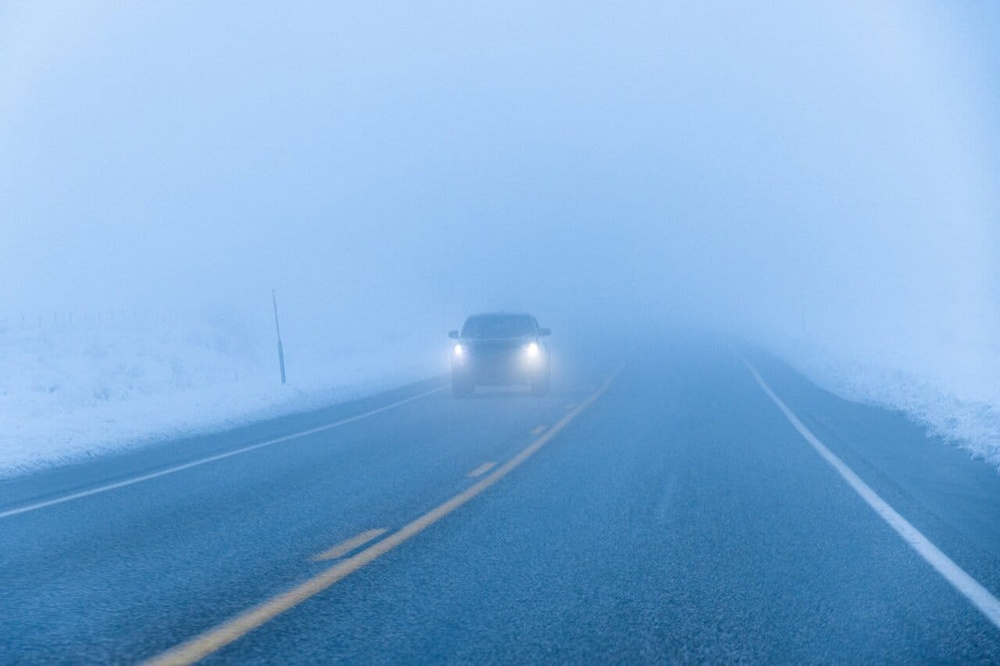
#> input picture assets/test_images/foglane.jpg, 1000 x 666 px, shrunk from 1280 x 853 before the run; its folder holds only this picture in this run
$ python -i preprocess.py   (imports and definitions only)
#> lines starting #> are read from the running program, lines starting #| are printed output that depends on the picture
#> further down, picture is the input picture: shape (666, 1000, 3); mean B, G, R 216.6, 171.8, 125.4
# Preprocess pipeline logic
import cv2
import numpy as np
from modules import fuzzy_controller, contrast, filters, roi, line_detection, tracking

# [33 lines left out: function pipeline, not called in this run]

import cv2
import numpy as np

# [13 lines left out: function get_lane_masks, not called in this run]

def enhance_contrast(frame):
    lab = cv2.cvtColor(frame, cv2.COLOR_BGR2LAB)
#> lab: shape (666, 1000, 3); mean of channels 0, 1, 2 174.7, 124.9, 100.5
    l, a, b = cv2.split(lab)
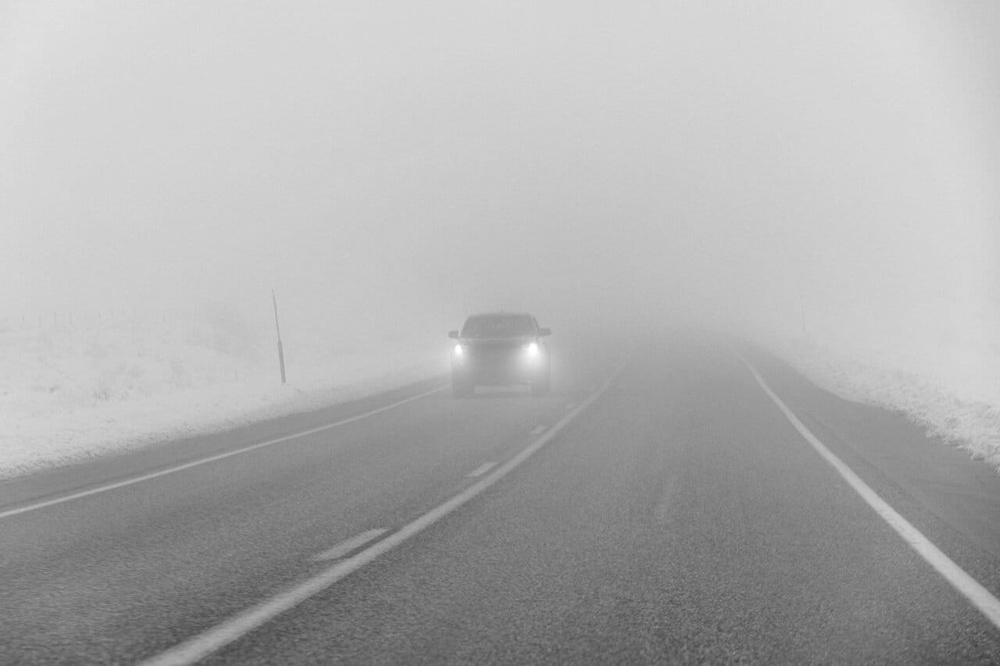
#> l: shape (666, 1000); min 64, max 255, mean 174.7
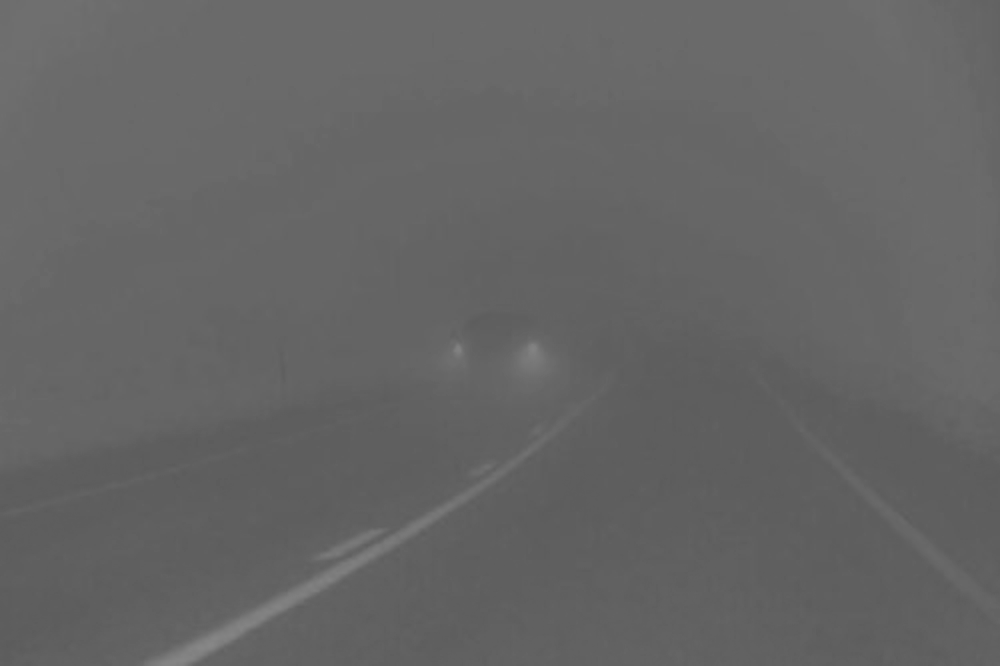
#> b: shape (666, 1000); min 91, max 135, mean 100.5
    clahe = cv2.createCLAHE(clipLimit=2.0, tileGridSize=(8,8))
    cl = clahe.apply(l)
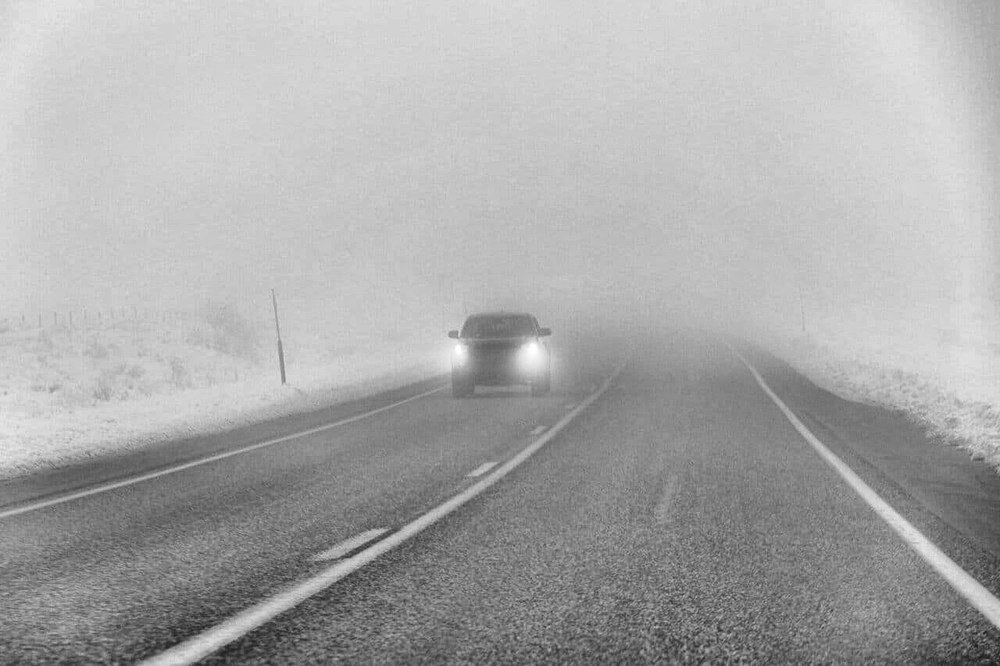
#> cl: shape (666, 1000); min 31, max 255, mean 170
    limg = cv2.merge((cl,a,b))
#> limg: shape (666, 1000, 3); mean of channels 0, 1, 2 170, 124.9, 100.5
    enhanced = cv2.cvtColor(limg, cv2.COLOR_LAB2BGR)
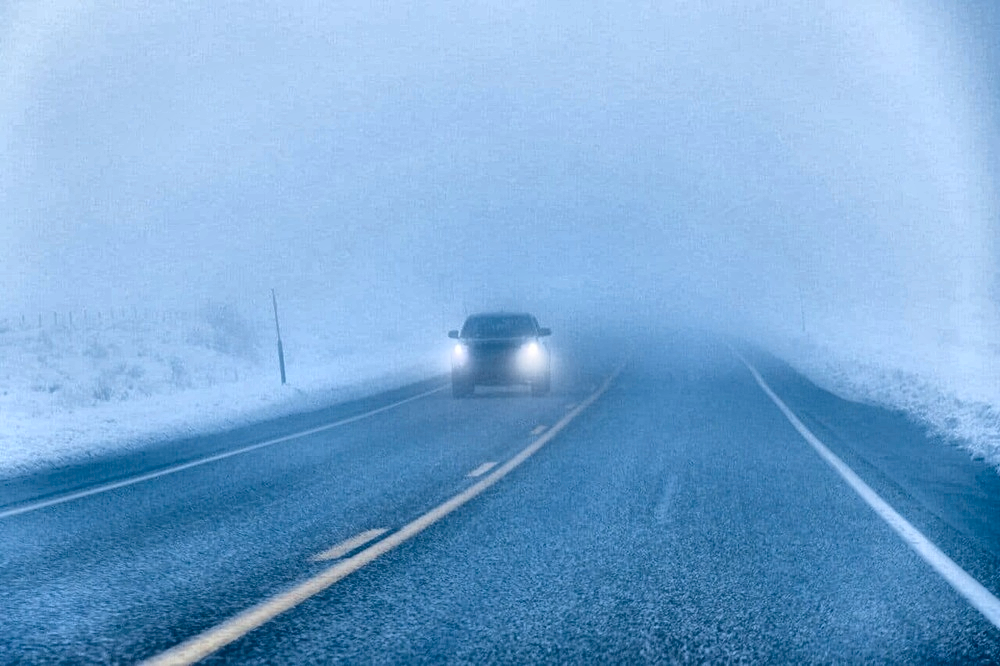
#> enhanced: shape (666, 1000, 3); mean B, G, R 211.7, 167.2, 119.9
    return enhanced

>>> import cv2
>>> picture = cv2.imread('../assets/test_images/foglane.jpg')
>>> result = enhance_contrast(picture)
